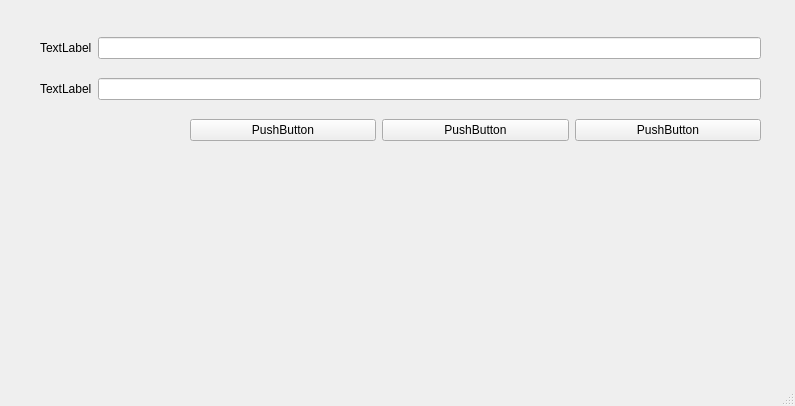
<?xml version="1.0" encoding="UTF-8"?>
<ui version="4.0">
 <class>MainWindow</class>
 <widget class="QMainWindow" name="MainWindow">
  <property name="geometry">
   <rect>
    <x>0</x>
    <y>0</y>
    <width>795</width>
    <height>406</height>
   </rect>
  </property>
  <property name="windowTitle">
   <string>MainWindow</string>
  </property>
  <widget class="QWidget" name="centralwidget">
   <widget class="QWidget" name="">
    <property name="geometry">
     <rect>
      <x>40</x>
      <y>24</y>
      <width>721</width>
      <height>131</height>
     </rect>
    </property>
    <layout class="QVBoxLayout" name="verticalLayout">
     <item>
      <layout class="QHBoxLayout" name="horizontalLayout">
       <item>
        <widget class="QLabel" name="label">
         <property name="text">
          <string>TextLabel</string>
         </property>
        </widget>
       </item>
       <item>
        <widget class="QLineEdit" name="lineEdit"/>
       </item>
      </layout>
     </item>
     <item>
      <layout class="QHBoxLayout" name="horizontalLayout_2">
       <item>
        <widget class="QLabel" name="label_2">
         <property name="text">
          <string>TextLabel</string>
         </property>
        </widget>
       </item>
       <item>
        <widget class="QLineEdit" name="lineEdit_2"/>
       </item>
      </layout>
     </item>
     <item>
      <layout class="QHBoxLayout" name="horizontalLayout_3">
       <item>
        <spacer name="horizontalSpacer">
         <property name="orientation">
          <enum>Qt::Horizontal</enum>
         </property>
         <property name="sizeType">
          <enum>QSizePolicy::Fixed</enum>
         </property>
         <property name="sizeHint" stdset="0">
          <size>
           <width>150</width>
           <height>20</height>
          </size>
         </property>
        </spacer>
       </item>
       <item>
        <widget class="QPushButton" name="pushButton_2">
         <property name="text">
          <string>PushButton</string>
         </property>
        </widget>
       </item>
       <item>
        <widget class="QPushButton" name="pushButton">
         <property name="text">
          <string>PushButton</string>
         </property>
        </widget>
       </item>
       <item>
        <widget class="QPushButton" name="pushButton_3">
         <property name="text">
          <string>PushButton</string>
         </property>
        </widget>
       </item>
      </layout>
     </item>
    </layout>
   </widget>
  </widget>
  <widget class="QMenuBar" name="menubar">
   <property name="geometry">
    <rect>
     <x>0</x>
     <y>0</y>
     <width>795</width>
     <height>25</height>
    </rect>
   </property>
  </widget>
  <widget class="QStatusBar" name="statusbar"/>
 </widget>
 <tabstops>
  <tabstop>lineEdit</tabstop>
  <tabstop>lineEdit_2</tabstop>
  <tabstop>pushButton_2</tabstop>
  <tabstop>pushButton</tabstop>
  <tabstop>pushButton_3</tabstop>
 </tabstops>
 <resources/>
 <connections/>
</ui>
